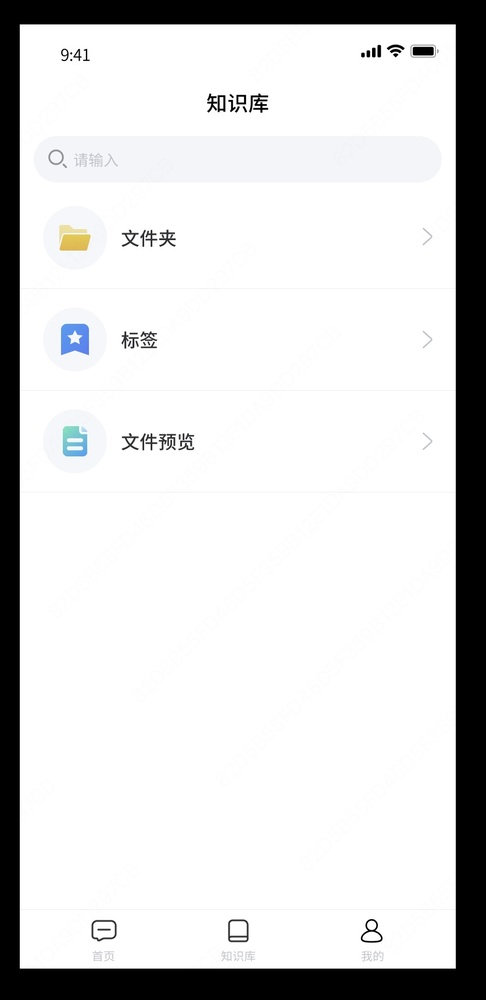
#> input picture ui-images/knowledge.jpg, 486 x 1000 px, shrunk from 836 x 1720 before the run, found by its file name
$ python analyze_knowledge.py
#> lines starting #> are read from the running program, lines starting #| are printed output that depends on the picture; after the words box and inside, x2 and y2 are one past the last pixel; in counts of white or black regions, pixels touching at a corner belong together
from PIL import Image
import numpy as np

img = Image.open('ui-images/knowledge.jpg').convert('RGB')
#> img is the input picture: PIL image 486x1000 RGB; mean R, G, B 213.6, 213.8, 214.1
arr = np.array(img)
h, w, _ = arr.shape
#> h = 1000; w = 486
print(f"Image size: {w}x{h}")
#| Image size: 486x1000

# The list items are on the left. Let's look at a vertical strip x=[80, 180]
strip = arr[:, 80:180]
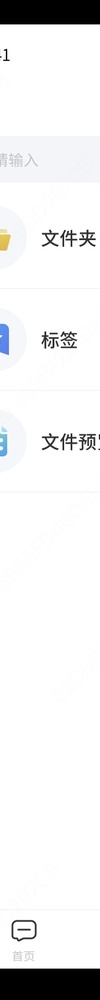
#> strip: shape (1000, 100, 3); mean R, G, B 236.7, 236.9, 237.4
# Find where it's NOT white
is_not_white = np.any(strip < 240, axis=2)
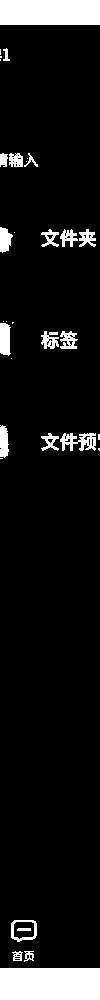
#> is_not_white: shape (1000, 100) bool; 8.7% white; 33 white regions (13 under 20 px), largest, box (x1, y1, x2, y2) and area: (0, 968, 100, 1000) 3200, (0, 0, 100, 25) 2500, (60, 433, 96, 451) 384

# Find vertical segments
segments = []
start = -1
for y in range(h):
    if np.any(is_not_white[y]):
        if start == -1:
            start = y
    else:
        if start != -1:
            if y - start > 40: # Ignore small things
                segments.append((start, y))
            start = -1
#> after the loop, segments = []; start = 968
if start != -1:
    segments.append((start, h))

print("Vertical segments found in strip:")
for s in segments:
    y_mid = (s[0] + s[1]) // 2
    # Sample the color at the middle
    color = arr[y_mid, 130] # center of strip
    print(f"Segment {s}, center y={y_mid}, color={color}")
#> this loop made 1 pass
#> (s, y_mid, color) on pass 1: ((968, 1000), 984, [0, 0, 0])
#| Segment (968, 1000), center y=984, color=[0 0 0]
